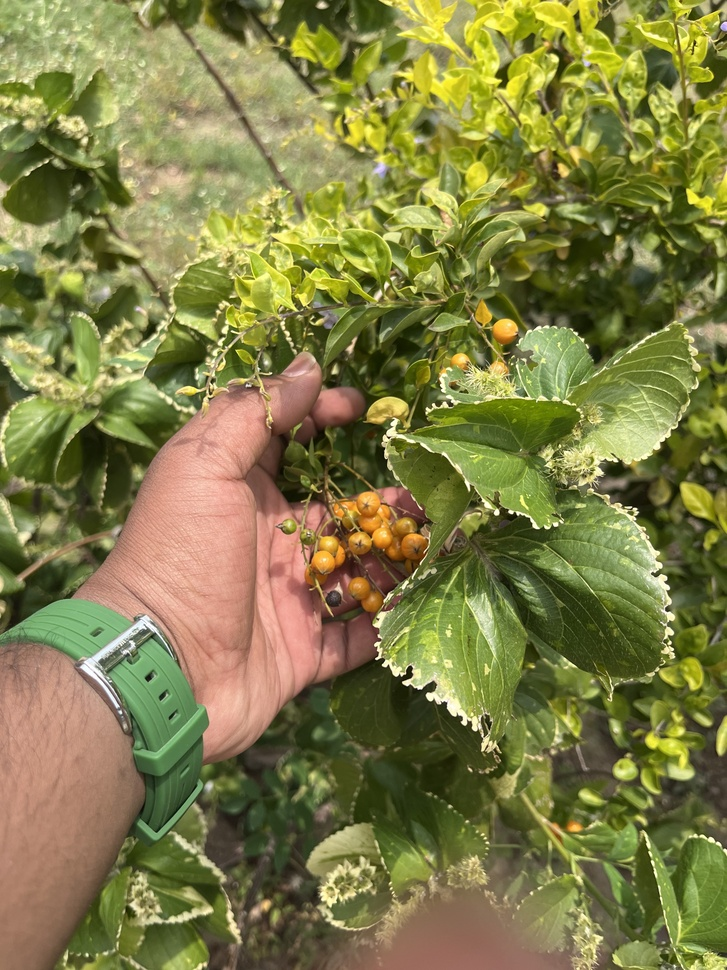
#> input picture Computer Vision lab/IMG_1626.jpg, 727 x 970 px, shrunk from 3024 x 4032 before the run, found by its file name
$ jupyter execute 'Shift Algorithm.ipynb'
#> lines starting #> are read from the running program, lines starting #| are printed output that depends on the picture
[cell 1]
import cv2
import matplotlib.pyplot as plt

# --- Helper functions ---
def extract_sift_features(img):
    # Modern OpenCV uses cv2.SIFT_create()
    sift = cv2.SIFT_create()
    key_points, descriptors = sift.detectAndCompute(img, None)
    return key_points, descriptors

def show_sift_features(img_gray, img_color, key_points):
    # Draw keypoints on the image
    return cv2.drawKeypoints(img_gray, key_points, img_color.copy(),
                             flags=cv2.DRAW_MATCHES_FLAGS_DRAW_RICH_KEYPOINTS)

# --- Main code ---
# Use absolute paths to avoid FileNotFoundError
image_path1 = r"C:\Users\venka\Downloads\Computer Vision lab\IMG_1626.jpg"
image_path2 = r"C:\Users\venka\Downloads\Computer Vision lab\images.jpg"

Image1 = cv2.imread(image_path1)
#> Image1 is the input picture: shape (970, 727, 3); mean B, G, R 70.7, 126, 128.5
Image2 = cv2.imread(image_path2)
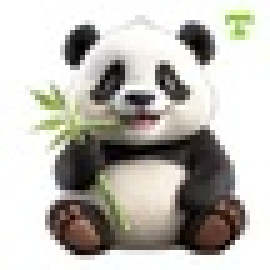
#> input picture Computer Vision lab/images.jpg, 54 x 54 px, shrunk from 225 x 225 before the run, found by its file name (shown 5 times larger)
#> Image2 is the input picture: shape (54, 54, 3); mean B, G, R 181.3, 187.3, 190

# Check if images loaded correctly
if Image1 is None:
    raise FileNotFoundError(f"Error: First image not found at {image_path1}")
if Image2 is None:
    raise FileNotFoundError(f"Error: Second image not found at {image_path2}")

# Convert to grayscale
Image1_gray = cv2.cvtColor(Image1, cv2.COLOR_BGR2GRAY)
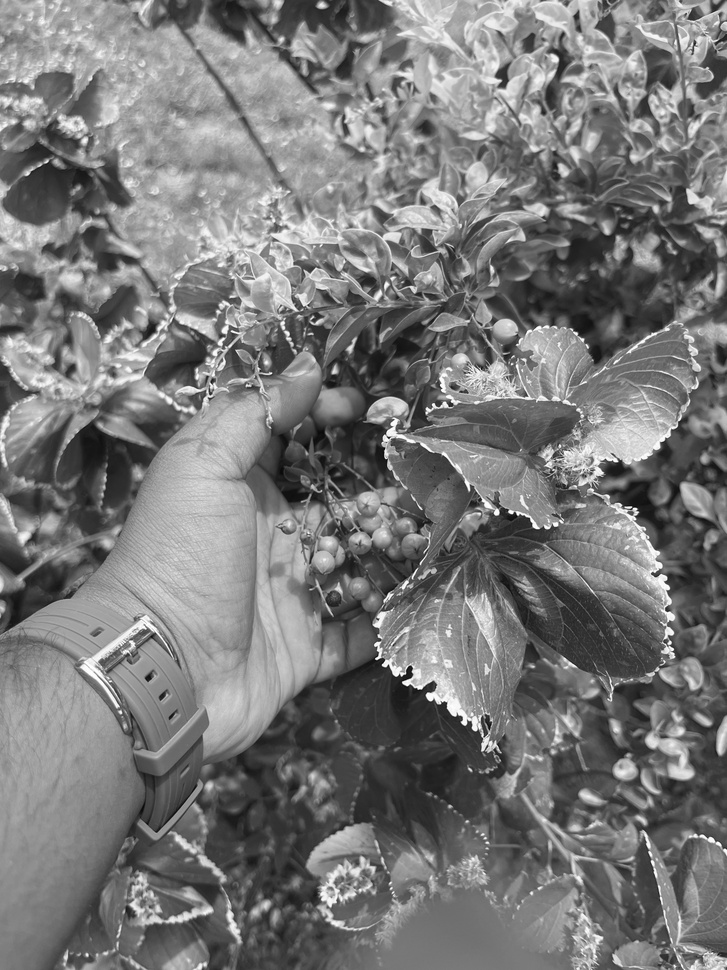
#> Image1_gray: shape (970, 727); min 3, max 255, mean 120.4
Image2_gray = cv2.cvtColor(Image2, cv2.COLOR_BGR2GRAY)
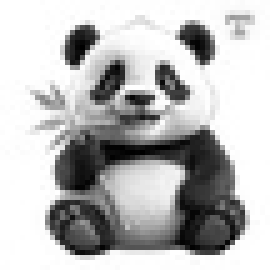
#> Image2_gray: shape (54, 54) (shown 5 times larger); min 0, max 255, mean 187.5

# Extract SIFT features
Image1_key_points, Image1_descriptors = extract_sift_features(Image1_gray)
#> in extract_sift_features, `key_points, descriptors = sift.detectAndCompute(img, None)`: key_points = 6843 keypoints; strongest (x, y, size): (377, 659, 2), (406, 683, 4.3), (497, 512, 3.9), (511, 512, 3)
#> Image1_key_points has the same summary as key_points in extract_sift_features
Image2_key_points, Image2_descriptors = extract_sift_features(Image2_gray)
#> in extract_sift_features (call 2), `key_points, descriptors = sift.detectAndCompute(img, None)`: key_points = 22 keypoints; strongest (x, y, size): (39, 8, 4.2), (16, 8, 4.1), (33, 14, 2.8), (23, 14, 3.2)
#> Image2_key_points has the same summary as key_points in extract_sift_features

print("Displaying SIFT Features...")
Image1_with_kp = show_sift_features(Image1_gray, Image1, Image1_key_points)
#> in show_sift_features, `return cv2.drawKeypoints(img_gray, key_points, img_color.copy(), flags..`:
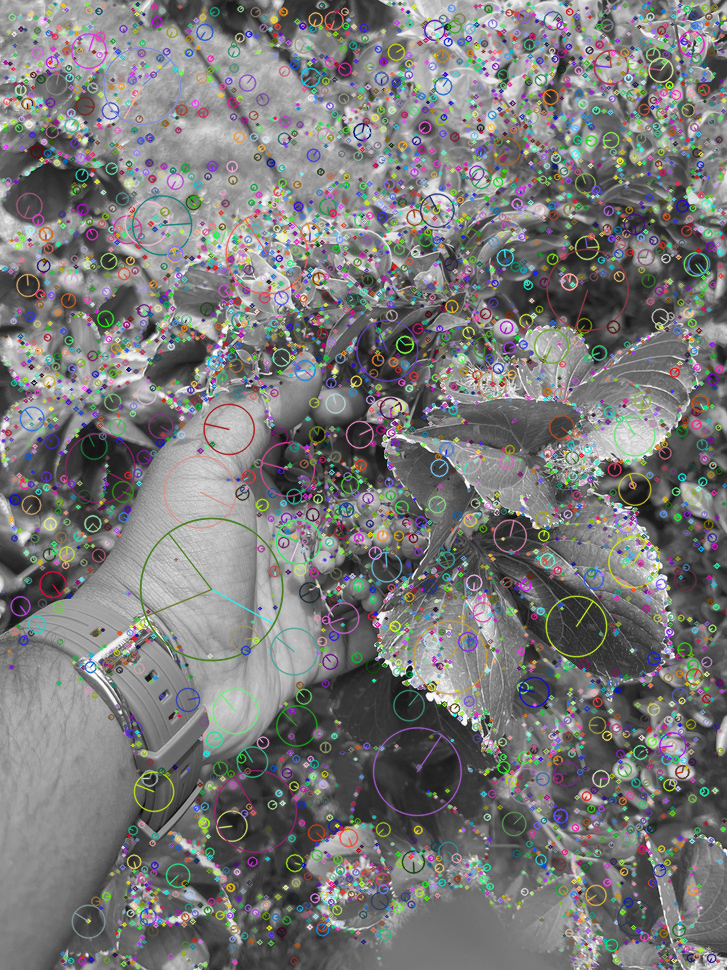
#> returned value: shape (970, 727, 3); mean of channels 0, 1, 2 120.2, 120.5, 120.6; drawn as B, G, R

# Match descriptors
bf = cv2.BFMatcher(cv2.NORM_L2, crossCheck=True)
matches = bf.match(Image1_descriptors, Image2_descriptors)
#> matches = 21 matches
matches = sorted(matches, key=lambda m: m.distance)

# Draw top 100 matches
matched_img = cv2.drawMatches(Image1, Image1_key_points,
                              Image2, Image2_key_points,
                              matches[:100], None,
                              flags=cv2.DrawMatchesFlags_NOT_DRAW_SINGLE_POINTS)
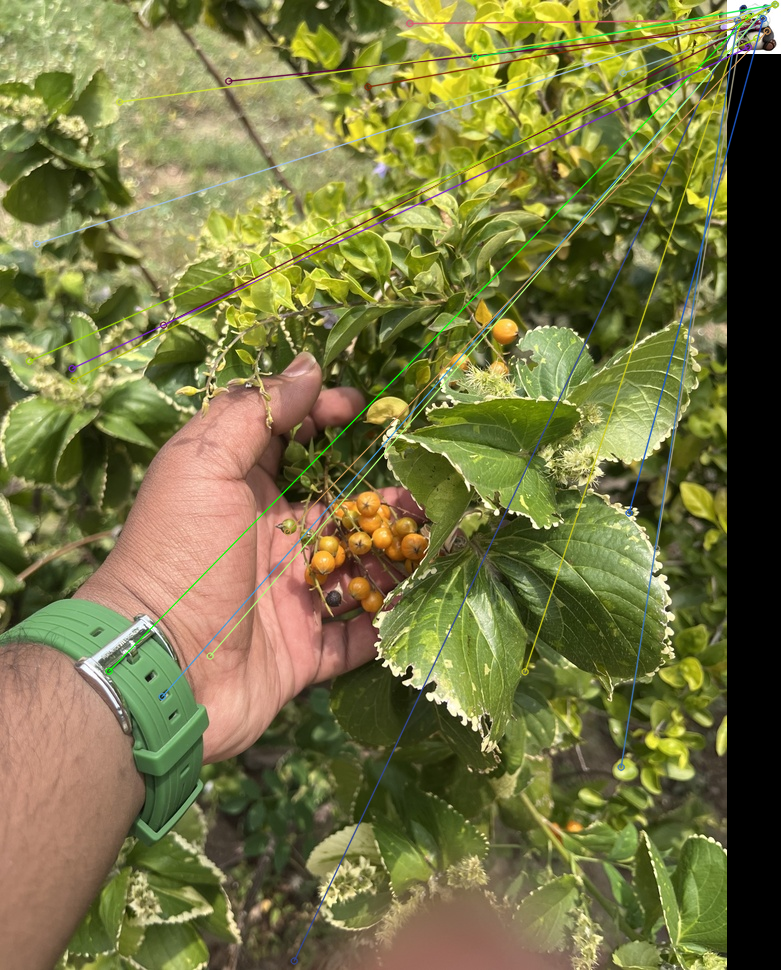
#> matched_img: shape (970, 781, 3); mean B, G, R 67.4, 118.2, 120.1

# Show results
plt.figure(figsize=(12, 6))

plt.subplot(1, 2, 1)
plt.imshow(cv2.cvtColor(Image1_with_kp, cv2.COLOR_BGR2RGB))
plt.title("SIFT Keypoints")
plt.axis("off")

plt.subplot(1, 2, 2)
plt.imshow(cv2.cvtColor(matched_img, cv2.COLOR_BGR2RGB))
plt.title("Top 100 Matches")
plt.axis("off")

plt.tight_layout()
plt.show()
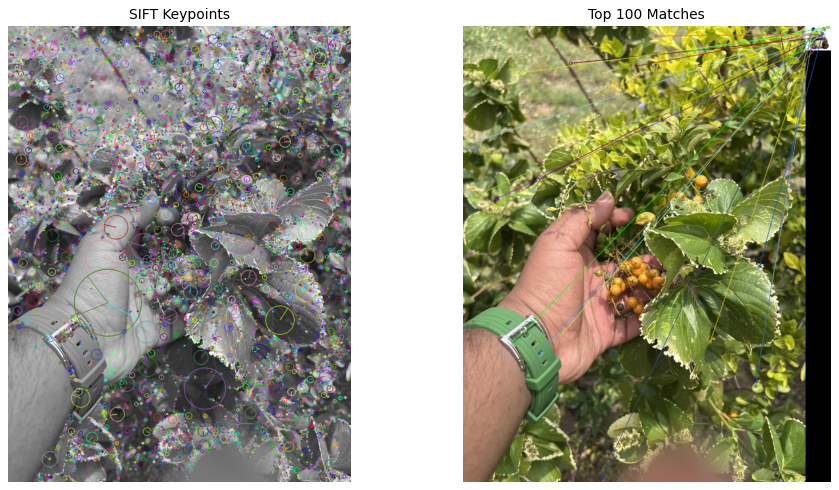
#> figure drawn by matplotlib, 2 panels
